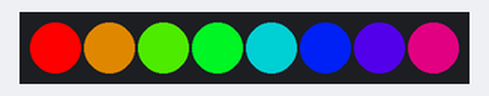
This sketch was run on a simulated Arduino Uno, built with avr-gcc and run on an emulated ATmega328P. Shown: 8 RGB LEDs in strip order, left to right. Dim RGB values are drawn brighter than linear; the strip is taken to match the declared colour order; random numbers use the default seed unless the sketch sets one.

Above: at 0.15 s.
At 4.07 s:
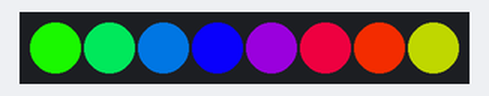
At 7.99 s:
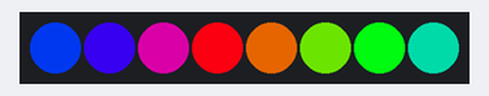
At 18.24 s:
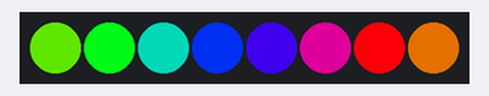
At 28.88 s:
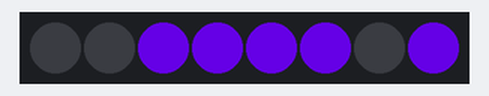
At 39.69 s:
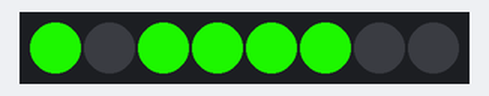
Timing chart, 0 to 40.0 s (numbered marks = the images above):
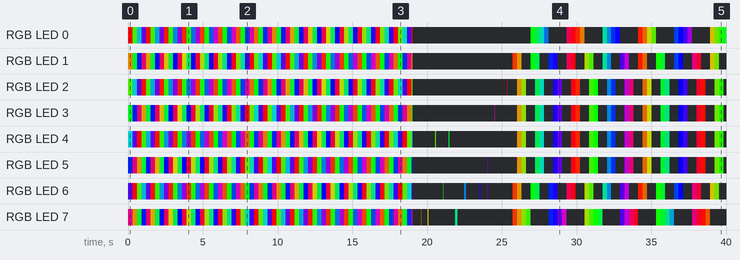

Measured:
- by itself, RGB LED 0: off → RGB(255, 0, 0) at 0.00 s, → RGB(60, 195, 0) 0.30 s later, → RGB(0, 120, 135) 0.30 s later, → RGB(75, 0, 180) 0.30 s later, … (94 changes in this stretch)
- by itself, RGB LED 1: off → RGB(159, 96, 0) at 0.00 s, → RGB(0, 219, 36) 0.30 s later, → RGB(0, 24, 231) 0.30 s later, → RGB(171, 0, 84) 0.30 s later, … (101 changes in this stretch)

The sketch:

arduino-backlight-display.ino
```cpp
#include <Adafruit_NeoPixel.h>

#define LED_PIN 2
#define LED_COUNT 8

Adafruit_NeoPixel strip(LED_COUNT, LED_PIN, NEO_RGB);
uint16_t i, j;
byte mode;
byte color = 0;

char pattern[] = {
// pattern a
  B00000001, B00000010, B00000100, B00001000, B00010000, B00100000, B01000000, B10000000, B10000001, B10000010, B10000100, B10001000, B10010000, B10100000, B11000000, B11000001, B11000010, B11000100, B11001000, B11010000, B11100000, B11100001, B11100010, B11100100, B11101000, B11110000, B11110001, B11110010, B11110100, B11111000, B11111001, B11111010, B11111100, B11111101, B11111110, B11111111,
// pattern -b
  B01111111, B10111111, B11011111, B11101111, B11110111, B11111011, B11111101, B11111110, B01111110, B10111110, B11011110, B11101110, B11110110, B11111010, B11111100, B01111100, B10111100, B11011100, B11101100, B11110100, B11111000, B01111000, B10111000, B11011000, B11101000, B11110000, B01110000, B10110000, B11010000, B11100000, B01100000, B10100000, B11000000, B01000000, B10000000, B00000000,
// pattern b
  B10000000, B01000000, B00100000, B00010000, B00001000, B00000100, B00000010, B00000001, B10000001, B01000001, B00100001, B00010001, B00001001, B00000101, B00000011, B10000011, B01000011, B00100011, B00010011, B00001011, B00000111, B10000111, B01000111, B00100111, B00010111, B00001111, B10001111, B01001111, B00101111, B00011111, B10011111, B01011111, B00111111, B10111111, B01111111, B11111111,
// pattern -a
  B11111110, B11111101, B11111011, B11110111, B11101111, B11011111, B10111111, B01111111, B01111110, B01111101, B01111011, B01110111, B01101111, B01011111, B00111111, B00111110, B00111101, B00111011, B00110111, B00101111, B00011111, B00011110, B00011101, B00011011, B00010111, B00001111, B00001110, B00001101, B00001011, B00000111, B00000110, B00000101, B00000011, B00000010, B00000001, B00000000,
};

void setup() {
  strip.begin();
  strip.show();
  strip.setBrightness(255);
}

void loop() {
  for (mode = 0; mode < 16; mode++) {
    rainbow(4);
  }

  for (mode = 0; mode < 255; mode++) {
    flash(24);
  }

  for (mode = 0; mode < 8; mode++) {
    showPattern(16);
  }
}

void rainbow(uint8_t wait) {
  for(j = 0; j < 256; j++) {
    for(i = 0; i < LED_COUNT; i++) {
      strip.setPixelColor(i, Wheel(color + (i * 32)));
    }
    color = (color + 1) & 255;
    strip.show();
    delay(wait);
  }
}

void flash(uint8_t wait) {
  uint32_t currentColor = getNextColor();
  for(i=0; i<LED_COUNT; i++) {
    if (random(24) == 0) {
      strip.setPixelColor(i, currentColor);
    } else {
      strip.setPixelColor(i, 0);
    }

  }
  strip.show();
  delay(wait);
}


void showPattern(uint8_t wait) {
  for(j=0; j < sizeof(pattern); j++) {
    uint32_t currentColor = getNextColor();
    for(i=0; i < LED_COUNT; i++) {
      strip.setPixelColor(i, bitRead(pattern[j], i) * currentColor);
    }
    strip.show();
    delay(wait);
  }
}

// Input a value 0 to 255 to get a color value.
// The colours are a transition r - g - b - back to r.
uint32_t Wheel(byte WheelPos) {
  WheelPos = 255 - WheelPos;
  if(WheelPos < 85) {
   return strip.Color(255 - WheelPos * 3, 0, WheelPos * 3);
  } else if(WheelPos < 170) {
    WheelPos -= 85;
   return strip.Color(0, WheelPos * 3, 255 - WheelPos * 3);
  } else {
   WheelPos -= 170;
   return strip.Color(WheelPos * 3, 255 - WheelPos * 3, 0);
  }
}

uint32_t getNextColor() {
  color = (color + 1) & 255;
  return Wheel(color);
}
```
